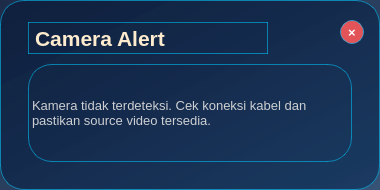
   <widget class="QWidget" name="cardCameraAlert" native="true">
    <property name="geometry">
     <rect>
      <x>280</x>
      <y>160</y>
      <width>380</width>
      <height>190</height>
     </rect>
    </property>
    <property name="styleSheet">
     <string notr="true">background: qlineargradient(spread:pad, x1:0, y1:0, x2:1, y2:1, stop:0 rgba(15,30,60,240), stop:1 rgba(22,55,95,220)); border: 1px solid rgba(0,200,255,140); border-radius: 24px;</string>
    </property>
    <widget class="QLabel" name="txtCameraCardTitle">
     <property name="geometry">
      <rect>
       <x>28</x>
       <y>22</y>
       <width>240</width>
       <height>32</height>
      </rect>
     </property>
     <property name="font">
      <font>
       <pointsize>16</pointsize>
       <weight>75</weight>
       <bold>true</bold>
      </font>
     </property>
     <property name="styleSheet">
      <string notr="true">color: rgba(255,235,205,255); background: transparent;</string>
     </property>
     <property name="text">
      <string>Camera Alert</string>
     </property>
    </widget>
    <widget class="QLabel" name="txtCameraCardMessage">
     <property name="geometry">
      <rect>
       <x>28</x>
       <y>64</y>
       <width>324</width>
       <height>98</height>
      </rect>
     </property>
     <property name="font">
      <font>
       <pointsize>10</pointsize>
       <weight>50</weight>
       <bold>false</bold>
      </font>
     </property>
     <property name="styleSheet">
      <string notr="true">color: rgba(220,220,220,235); background: transparent; line-height: 18px;</string>
     </property>
     <property name="text">
      <string>Kamera tidak terdeteksi. Cek koneksi kabel dan pastikan source video tersedia.</string>
     </property>
     <property name="wordWrap">
      <bool>true</bool>
     </property>
    </widget>
    <widget class="QPushButton" name="btnCloseCameraCard">
     <property name="geometry">
      <rect>
       <x>340</x>
       <y>20</y>
       <width>24</width>
       <height>24</height>
      </rect>
     </property>
     <property name="styleSheet">
      <string notr="true">QPushButton { background-color: rgba(255,90,90,225); color: white; border-radius: 12px; font-weight: bold; font-size: 10pt; } QPushButton:hover { background-color: rgba(255,110,110,235); }</string>
     </property>
     <property name="text">
      <string>×</string>
     </property>
    </widget>
   </widget>
